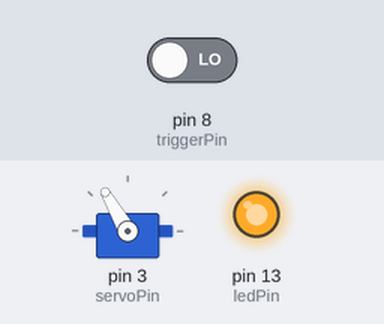
A sketch run on a simulated Arduino Uno, built with avr-gcc and run on an emulated ATmega328P. Shown: servo, output pins drawn as LEDs (lit = HIGH). Inputs (shaded band) come from the test bench; at power-on: pin 8 (triggerPin) LOW. What the sketch prints to the serial monitor is not drawn.

Above: at 1.8 s.
1.9 s: pin 8 (triggerPin) driven HIGH
At 3.1 s:
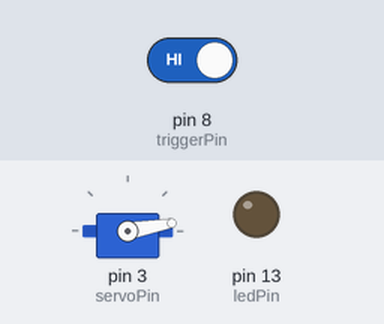
3.5 s: pin 8 (triggerPin) driven LOW
At 3.9 s:
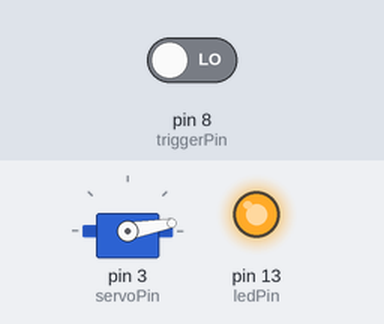
Timing chart, 0 to 6.5 s (numbered marks = the images above; inputs shaded):
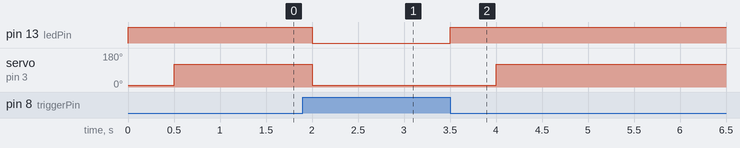

The sketch:

nerf_target.ino
```cpp
#include <Servo.h>;

// Pins
const int servoPin = 3;
const int triggerPin = 8;
const int ledPin = 13;

// Servo angles
const int servoAngleUp = 120;
const int servoAngleDown = 10;

// Servo delay
const int servoDelay = 500;

// Servo object
Servo servo;

// Counter
int counter = 0;

// State
bool state = true;

// Run once at startup
void setup() {
  // Attach the servo
  servo.attach(servoPin);
  // Set the servo to the down position
  servo.write(servoAngleDown);

  // Set up other pins
  pinMode(triggerPin, INPUT);
  pinMode(ledPin, OUTPUT);

  // Set up the serial port
  Serial.begin(9600);
}

// Run repeatedly
void loop() {
  // Save the trigger state
  bool contact = (digitalRead(triggerPin) == LOW);

  // If contact is detected
  if (contact) {
    // Turn on LED
    digitalWrite(ledPin, HIGH);

    // Wait for 500ms
    // This prevents the servo from moving up and down too often
    delay(servoDelay);

    // Move the servo to the up position
    servo.write(servoAngleUp);

    // Update the state
    // Only if the state is not correct
    if (state != contact) {
      state = true;

      // Increment the counter
      counter++;

      // Print count to serial
      Serial.println(counter);
    }
  } else {
    // Turn off LED
    digitalWrite(ledPin, LOW);

    // Move the servo to the down position
    servo.write(servoAngleDown);

    // Reset state to false
    state = false;
  }
}
```

Measured:
- after the input at 1.9 s, pin 13 (ledPin): HIGH → LOW after 0.10 s; servo on pin 3 (servoPin): 120° → 10° after 0.10 s
- after the input at 3.5 s, pin 13 (ledPin): LOW → HIGH at once; servo on pin 3 (servoPin): 10° → 120° after 0.50 s
